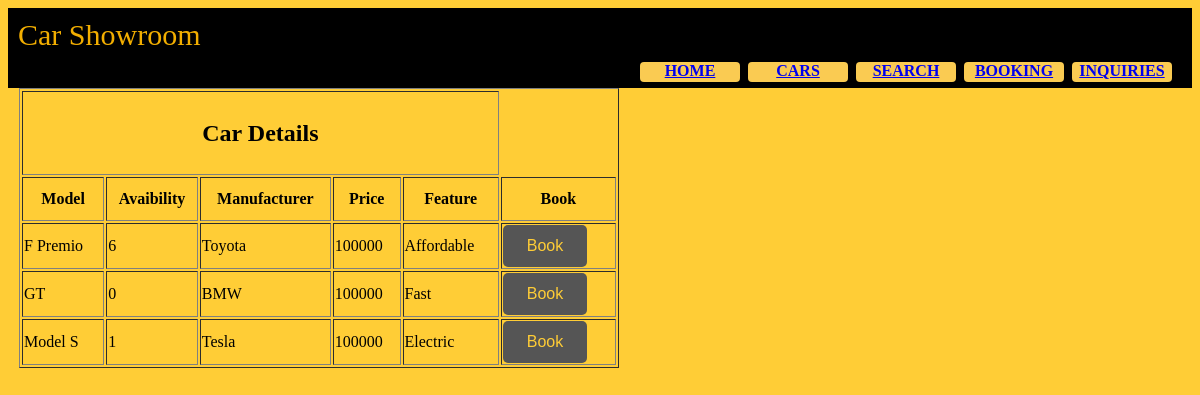
Page /show_cars.php on the committed database.
### tables this page shows
CREATE TABLE `cars` (
  `Model` varchar(100) NOT NULL,
  `Availability` tinyint(1) NOT NULL,
  `Manufacturer` varchar(100) NOT NULL,
  `Price` double NOT NULL,
  `Features` varchar(300) NOT NULL
);

### show_cars.php (the view, shortened to what this page needs)
<?php
			require_once("DBconnect.php");
			$sql = "SELECT * FROM  cars ";
			$result = mysqli_query($conn, $sql);
?>
<!doctype html>
<html>
  <head>
    <section id = "header">
        <div class = "row">
            <div class ="col-md-2" style="font-size: 30px;color:#f2ae00;">Car Showroom</div>
            <div id="menu_bar" class ="col-md-10" style="text-align: right">
                <div id="menu_buttons"><a href="home.php">HOME</a></div>
                <div id="menu_buttons"><a href="show_cars.php">CARS</a></div>
                <div id="menu_buttons"><a href="search.php">SEARCH</a></div>
                <div id="menu_buttons"><a href="booking.php">BOOKING</a></div>
                <div id="menu_buttons"><a href="inquiries.php">INQUIRIES</a></div>
            </div>
        </div>
    </section>
  </head>
  <body style="background-color: #ffcd36">
  	<div id="car_table">
		<table align="center" border="lpx" style="width:600px; line-height:40px;">
			<tr>
				<th colspan="5"><h2>Car Details</h2></th>
			</tr>
			<t>
				<th>Model</th>
				<th>Avaibility</th>
				<th>Manufacturer</th>
				<th>Price</th>
				<th>Feature</th>
        <th>Book</th>
			</t>
				<?php
				while($row = mysqli_fetch_array($result)){
				?>
				<tr>
					<td><?php echo $row[0];?></td>
					<td><?php echo $row[1];?></td>
					<td><?php echo $row[2];?></td>
					<td><?php echo $row[3];?></td>
					<td><?php echo $row[4];?></td>
          <td><button class="btn2" onclick="window.location.href='booking.php'">Book</button></td>
				</tr>
				<?php
					}
				?>
		</table>
	</div>
  </body>
</html>

### show_cars.php (style rules this page uses)
#header { background-color: #000000; height: 60px; font-family: fantasy; padding: 10px; }
#menu_bar { padding: 8px; float: right; }
#menu_buttons { width: 100px; height: 20px; text-align: center; border-radius: 4px; display: inline-block; margin: 2px; background-color: #facb52; font-family: tahoma; font-weight: bold; }
.btn2 { background-color: #555; color: #ffcd36; font-size: 16px; padding: 12px 24px; border: none; cursor: pointer; border-radius: 5px; }

### rows in the picture
cars: Model "F Premio", Availability "6", Manufacturer "Toyota", Price "100000", Features "Affordable"
cars: Model "GT", Availability "0", Manufacturer "BMW", Price "100000", Features "Fast"
cars: Model "Model S", Availability "1", Manufacturer "Tesla", Price "100000", Features "Electric"
